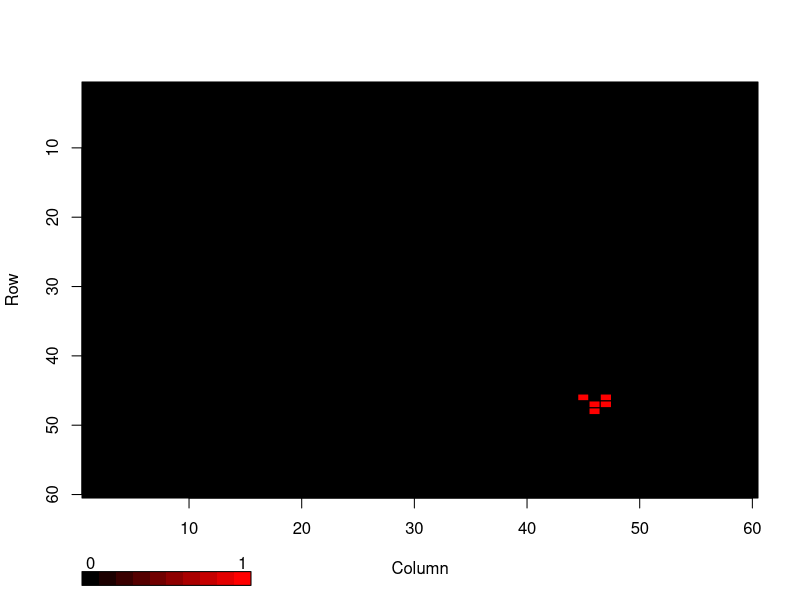
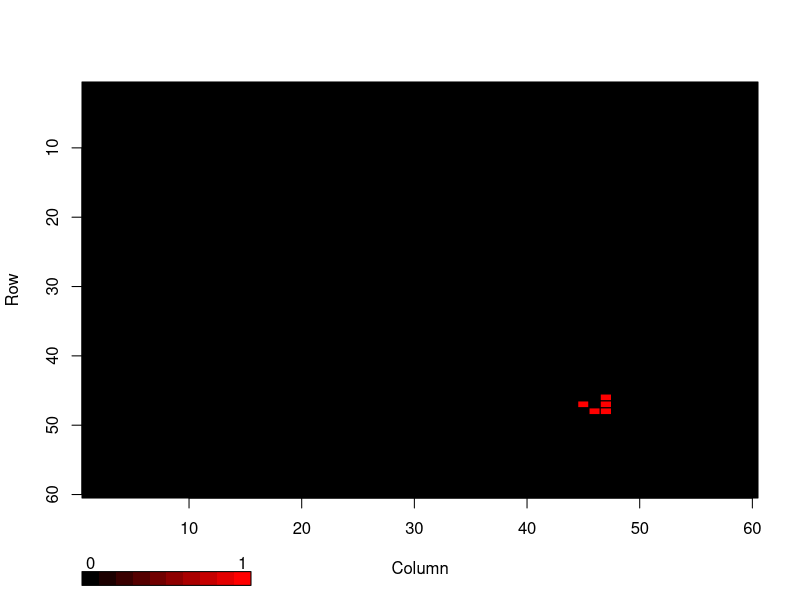
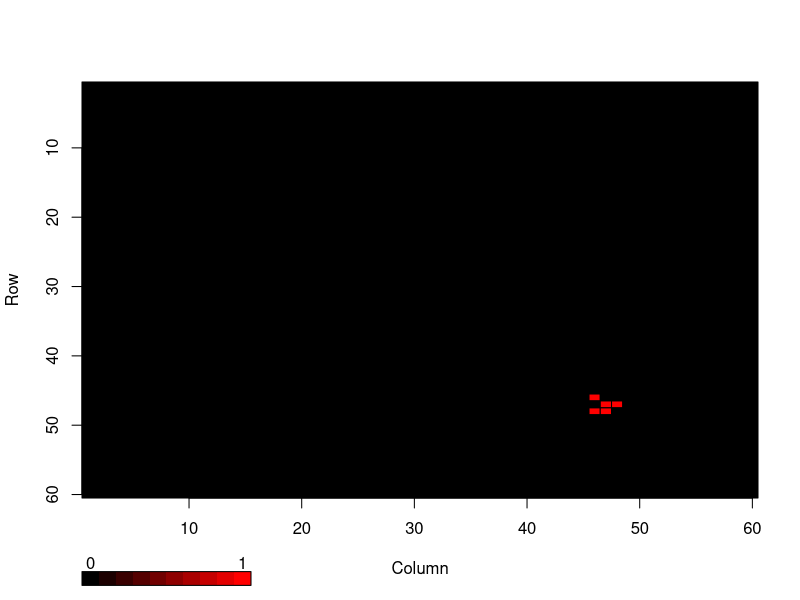
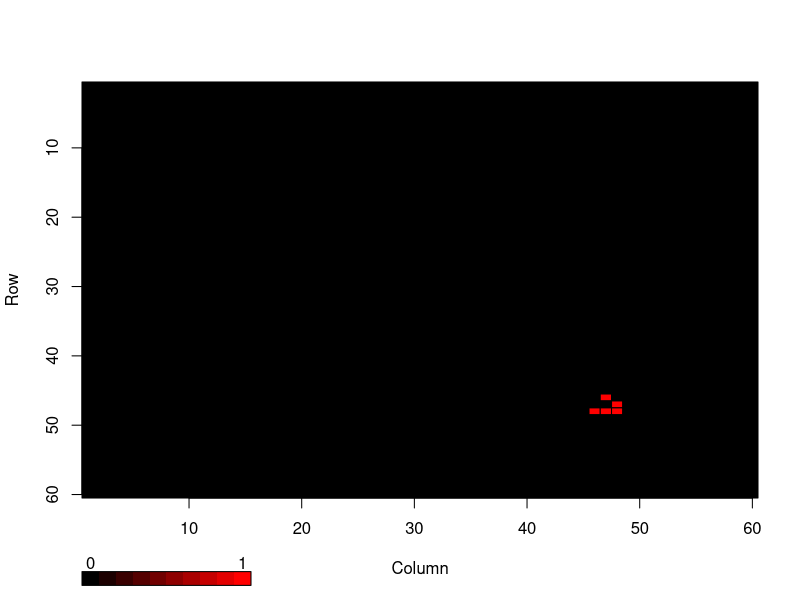
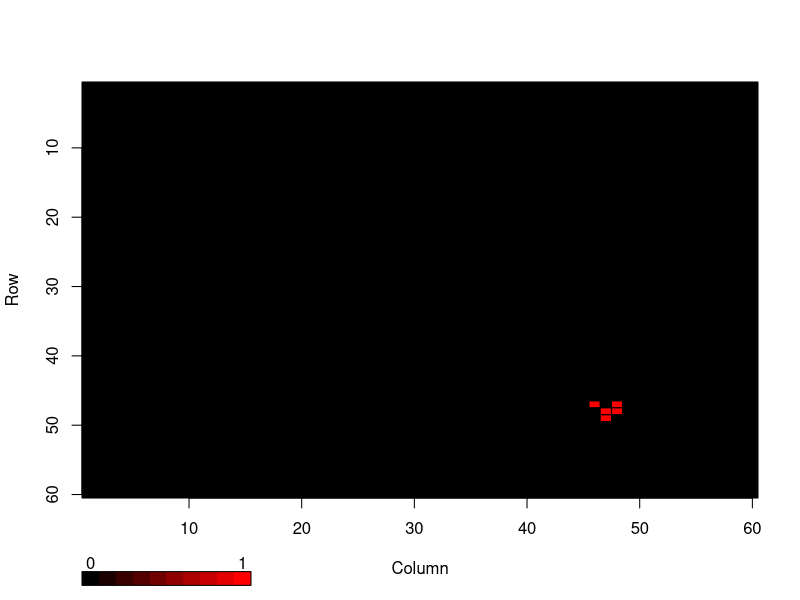
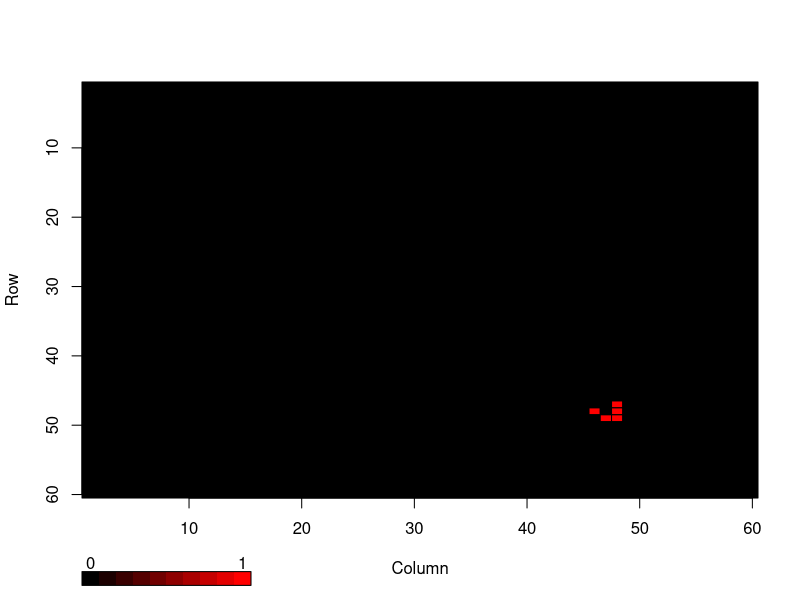
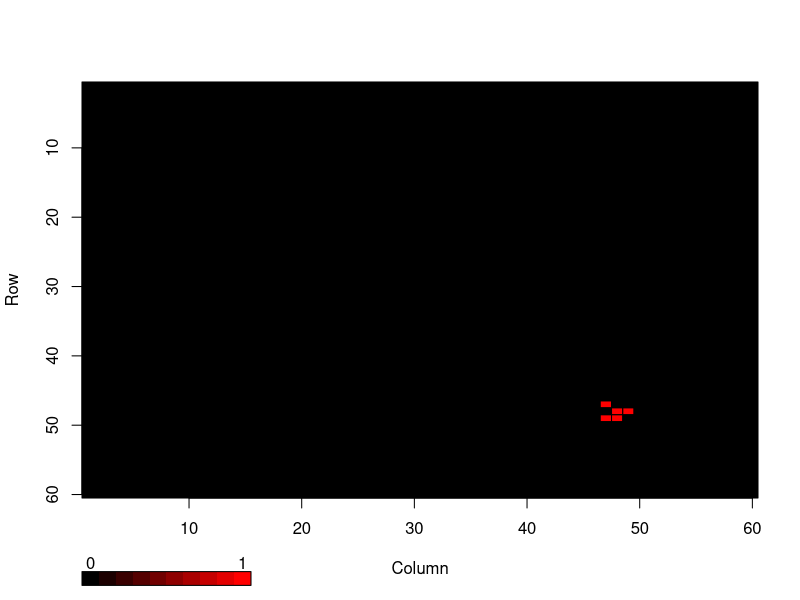
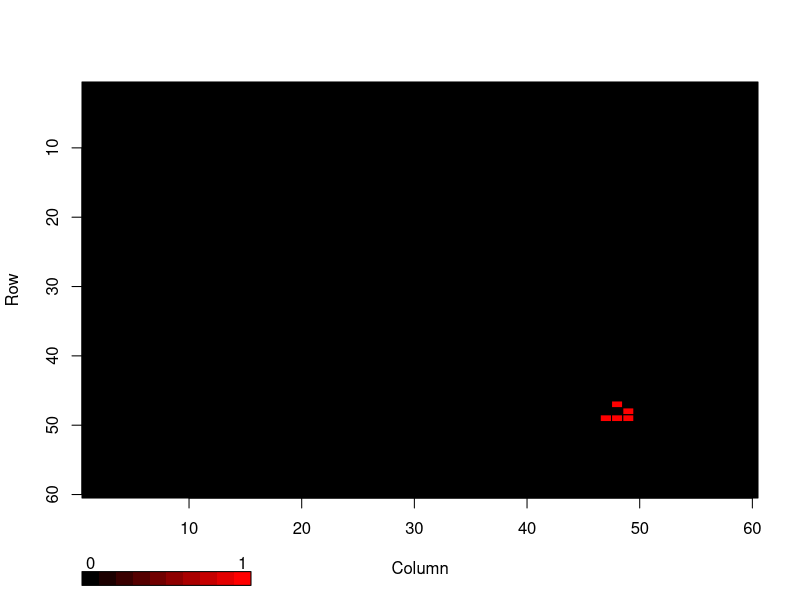

Generate these figures, in order, with R:
library(plotrix)
rm(list=ls(all=TRUE))
#install.packages("plotrix")

row = 60; col = 60; span = 200; delay = 0.2
#delay = 0.3
#re = sample(seq(from = 0, to = 1, by = 1), size = row*col, replace = TRUE)
j <- sapply(1:span, function(x) {
  matrix(0, nrow = row, ncol = col) 
}, simplify = FALSE)

j[[1]] <- matrix(0, nrow= row, ncol =col)
#j[[1]] <- edit(j[[1]])

j[[1]][45, 46] <- 1; j[[1]][46, 47] <- 1; j[[1]][47, 47] <- 1; j[[1]][47, 46] <- 1; j[[1]][47, 45] <- 1
#edit(j[[1]])
#Taroidal properties
j[[1]][1:col, 1]   <- 0
j[[1]][1, 1: row]  <- 0
j[[1]][1:row, col] <- 0
j[[1]][row, 1:col] <- 0

#color2D.matplot(j[[2]],c(0,1),c(0,0),c(0,0),show.legend=TRUE, show.values=F)

h <- sapply(1:span, function(x) {
  matrix(0, nrow = row-2, ncol = col-2) 
}, simplify = FALSE)

h_1 <- sapply(1:span, function(x) {
  matrix(0, nrow = row-2, ncol = col-2) 
}, simplify = FALSE)

#a <- matrix(0, nrow = row -2)
#b <- matrix(0, ncol = col)
testit <- function(x)
{
  p1 <- proc.time()
  Sys.sleep(x)
  proc.time() - p1 # The cpu usage should be negligible
}

#h <- matrix(NaN, row - 2 , col - 2)
for (k in 1:span){
  for (t in 1: (row-2)){
    for (i in 1:(col-2)){
      h_1[[k]][t, i] <- sum(j[[k]][t: (2 + t) , i : (2 + i) ] == 1) - j[[k]][t + 1, 1 + i] #sum(j[[k]][t + 1, 1 + i] == 1) 
      ##1. Any live cell with fewer than two live neighbours dies, as if by needs caused by underpopulation.
      if (j[[k]][t + 1, 1 + i] == 1 & h_1[[k]][t, i] < 2) {
        h[[k]][t, i] <- 0} 
      ##2. Any live cell with more than three live neighbours dies, as if by overcrowding.
      else if (j[[k]][t + 1, 1 + i] == 1 & h_1[[k]][t, i] > 3) {
        h[[k]][t, i] <- 0} 
      ##3. Any live cell with two or three live neighbours lives, unchanged, to the next generation.
      else if (j[[k]][t + 1, 1 + i] == 1 & h_1[[k]][t, i] == 2 | h_1[[k]][t, i] == 3 ) {
        h[[k]][t, i] <- 1} 
      #4. Any dead cell with exactly three live neighbours will come to life.
      else if (j[[k]][t + 1, 1 + i] == 0 & h_1[[k]][t, i] == 3 ) {
        h[[k]][t, i] <- 1} 
      #else {h[[k]][t, i] <- 0}
      
    }
    print("2")
  }
  h[[k]] <- cbind(h[[k]][1: (row - 2), (col - 2)],    h[[k]],      h[[k]][1: (row - 2), 1])
  h[[k]] <- rbind(h[[k]][(col - 2), 1: col], h[[k]], h[[k]][1, 1: col])
  
  corner1 <- h[[k]][1, 1] 
  corner2 <- h[[k]][nrow(h[[k]]), ncol(h[[k]])] 
  corner3 <- h[[k]][1, ncol(h[[k]])]
  corner4 <- h[[k]][nrow(h[[k]]), 1]
  
  h[[k]][1, 1] <- corner2
  h[[k]][nrow(h[[k]]), ncol(h[[k]])] <- corner1
  h[[k]][1, ncol(h[[k]])] <- corner4
  h[[k]][nrow(h[[k]]), 1] <- corner3
  
  j[[k + 1]] <- h[[k]]
  print("3")
  #testit(0.3)
  color2D.matplot(h[[k]],c(0,1),c(0,0),c(0,0),show.legend=TRUE, show.values=F)
  testit(delay)
}

j[[1]][1:10, 1:10]
j[[3]]
cat("\014")

#to check
#eeeeeeee
h[[1]][1: (row - 2), (col - 2)] <- 58 #not necessary
h[[1]][1: (row - 2), 1] <- 1 #not necessary
h[[1]] <- cbind(h[[1]][1: (row - 2), (col - 2)],    h[[1]],      h[[1]][1: (row - 2), 1])

b1 <- matrix(h[[k]][nrow(h[[k]]), ncol(h[[k]]) - 1])

b2 <- matrix(h[[k]][ nrow(h[[k]]) , 2])

h[[1]][(col - 2), 1: col] <- 59 #not necessary
h[[1]][1, 1: col] <- 2          # not necessary

h[[1]] <- rbind(h[[1]][(col - 2), 1: col], h[[1]], h[[1]][1, 1: col])

corner1 <- h[[k]][1, 1] 
corner2 <- h[[k]][nrow(h[[k]]), ncol(h[[k]])] 
corner3 <- h[[k]][1, ncol(h[[k]])]
corner4 <- h[[k]][nrow(h[[k]]), 1]

h[[k]][1, 1] <- corner2
h[[k]][nrow(h[[k]]), ncol(h[[k]])] <- corner1
h[[k]][1, ncol(h[[k]])] <- corner4
h[[k]][nrow(h[[k]]), 1] <- corner3

j[[k + 1]] <- h[[k]]


